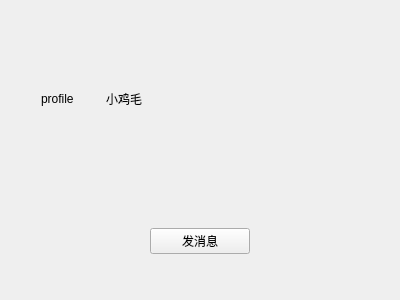
<?xml version="1.0" encoding="UTF-8"?>
<ui version="4.0">
 <class>FindUserWidget</class>
 <widget class="QWidget" name="FindUserWidget">
  <property name="geometry">
   <rect>
    <x>0</x>
    <y>0</y>
    <width>400</width>
    <height>300</height>
   </rect>
  </property>
  <property name="windowTitle">
   <string>Form</string>
  </property>
  <layout class="QHBoxLayout" name="horizontalLayout">
   <property name="leftMargin">
    <number>20</number>
   </property>
   <property name="topMargin">
    <number>20</number>
   </property>
   <property name="rightMargin">
    <number>20</number>
   </property>
   <property name="bottomMargin">
    <number>20</number>
   </property>
   <item>
    <widget class="QWidget" name="shadowWidget" native="true">
     <layout class="QVBoxLayout" name="verticalLayout">
      <property name="leftMargin">
       <number>12</number>
      </property>
      <property name="topMargin">
       <number>12</number>
      </property>
      <property name="rightMargin">
       <number>12</number>
      </property>
      <property name="bottomMargin">
       <number>12</number>
      </property>
      <item>
       <widget class="QWidget" name="widget" native="true">
        <layout class="QHBoxLayout" name="horizontalLayout_2">
         <item>
          <widget class="QLabel" name="profileLabel">
           <property name="minimumSize">
            <size>
             <width>50</width>
             <height>50</height>
            </size>
           </property>
           <property name="maximumSize">
            <size>
             <width>50</width>
             <height>50</height>
            </size>
           </property>
           <property name="text">
            <string>profile</string>
           </property>
          </widget>
         </item>
         <item>
          <widget class="QWidget" name="widget_3" native="true">
           <layout class="QVBoxLayout" name="verticalLayout_2">
            <item>
             <spacer name="verticalSpacer">
              <property name="orientation">
               <enum>Qt::Orientation::Vertical</enum>
              </property>
              <property name="sizeHint" stdset="0">
               <size>
                <width>20</width>
                <height>40</height>
               </size>
              </property>
             </spacer>
            </item>
            <item>
             <widget class="QLabel" name="nameLabel">
              <property name="text">
               <string>小鸡毛</string>
              </property>
             </widget>
            </item>
            <item>
             <spacer name="verticalSpacer_2">
              <property name="orientation">
               <enum>Qt::Orientation::Vertical</enum>
              </property>
              <property name="sizeHint" stdset="0">
               <size>
                <width>20</width>
                <height>40</height>
               </size>
              </property>
             </spacer>
            </item>
           </layout>
          </widget>
         </item>
        </layout>
       </widget>
      </item>
      <item>
       <widget class="QWidget" name="widget_2" native="true">
        <layout class="QGridLayout" name="gridLayout">
         <item row="1" column="2">
          <spacer name="horizontalSpacer_2">
           <property name="orientation">
            <enum>Qt::Orientation::Horizontal</enum>
           </property>
           <property name="sizeHint" stdset="0">
            <size>
             <width>40</width>
             <height>20</height>
            </size>
           </property>
          </spacer>
         </item>
         <item row="1" column="1">
          <widget class="QPushButton" name="button">
           <property name="minimumSize">
            <size>
             <width>100</width>
             <height>25</height>
            </size>
           </property>
           <property name="text">
            <string>发消息</string>
           </property>
          </widget>
         </item>
         <item row="0" column="1">
          <spacer name="verticalSpacer_3">
           <property name="orientation">
            <enum>Qt::Orientation::Vertical</enum>
           </property>
           <property name="sizeHint" stdset="0">
            <size>
             <width>20</width>
             <height>40</height>
            </size>
           </property>
          </spacer>
         </item>
         <item row="1" column="0">
          <spacer name="horizontalSpacer">
           <property name="orientation">
            <enum>Qt::Orientation::Horizontal</enum>
           </property>
           <property name="sizeHint" stdset="0">
            <size>
             <width>40</width>
             <height>20</height>
            </size>
           </property>
          </spacer>
         </item>
         <item row="2" column="1">
          <spacer name="verticalSpacer_4">
           <property name="orientation">
            <enum>Qt::Orientation::Vertical</enum>
           </property>
           <property name="sizeType">
            <enum>QSizePolicy::Policy::Fixed</enum>
           </property>
           <property name="sizeHint" stdset="0">
            <size>
             <width>20</width>
             <height>5</height>
            </size>
           </property>
          </spacer>
         </item>
        </layout>
       </widget>
      </item>
     </layout>
    </widget>
   </item>
  </layout>
 </widget>
 <resources/>
 <connections/>
</ui>
